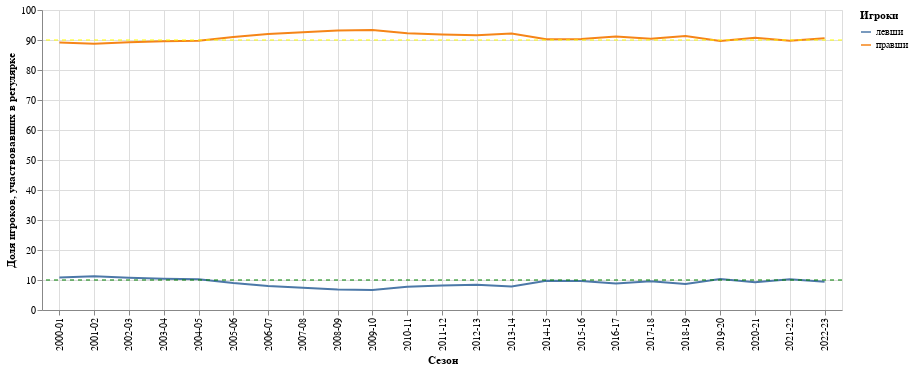

Notebook code for this chart:
### Code cell
color_labels = {'l': 'левши', 'r': 'правши'}
cnt_by_season['hand_text'] = cnt_by_season.hand.map(color_labels)
chart = alt.Chart(cnt_by_season).mark_line().encode(
    x=alt.X('SEASON_ID:N', title='Сезон',
                         axis=alt.Axis(grid=True)),
    y=alt.Y('pct', title='Доля игроков, участвовавших в регулярке'),
    color=alt.Color('hand_text', title='Игроки')
).properties(
    width=800,
    height=300
)

chart = chart + alt.Chart(pd.DataFrame({'y': [10]})).mark_rule(strokeDash=[4, 4], color='green').encode(
    y='y'
)
chart = chart + alt.Chart(pd.DataFrame({'y': [90]})).mark_rule(strokeDash=[4, 4], color='yellow').encode(
    y='y'
)
chart

### Figure 1 — Vega-Lite specification as saved in the notebook (floating-point values rounded to 4 significant figures)
{"config": {"view": {"continuousWidth": 300, "continuousHeight": 300}}, "layer": [{"data": {"name": "data-0047cae2748aa737b1e2bfe7d4a29ba7"}, "mark": {"type": "line"}, "encoding": {"color": {"field": "hand_text", "title": "Игроки", "type": "nominal"}, "x": {"axis": {"grid": true}, "field": "SEASON_ID", "title": "Сезон", "type": "nominal"}, "y": {"field": "pct", "title": "Доля игроков, участвовавших в регулярке", "type": "quantitative"}}}, {"data": {"name": "data-f7fdb6d6dff282c0e5cdfe765ee63692"}, "mark": {"type": "rule", "color": "green", "strokeDash": [4, 4]}, "encoding": {"y": {"field": "y", "type": "quantitative"}}}, {"data": {"name": "data-f89f1844fad8d7f9d86599ef06bd182d"}, "mark": {"type": "rule", "color": "yellow", "strokeDash": [4, 4]}, "encoding": {"y": {"field": "y", "type": "quantitative"}}}], "height": 300, "width": 800, "$schema": "https://vega.github.io/schema/vega-lite/v5.8.0.json", "datasets": {"data-0047cae2748aa737b1e2bfe7d4a29ba7": [{"SEASON_ID": "2000-01", "hand": "r", "cnt": 437, "hand_text": "правши", "pct": 89.18}, {"SEASON_ID": "2000-01", "hand": "l", "cnt": 53, "hand_text": "левши", "pct": 10.82}, {"SEASON_ID": "2001-02", "hand": "r", "cnt": 417, "hand_text": "правши", "pct": 88.72}, {"SEASON_ID": "2001-02", "hand": "l", "cnt": 53, "hand_text": "левши", "pct": 11.28}, {"SEASON_ID": "2002-03", "hand": "r", "cnt": 407, "hand_text": "правши", "pct": 89.25}, {"SEASON_ID": "2002-03", "hand": "l", "cnt": 49, "hand_text": "левши", "pct": 10.75}, {"SEASON_ID": "2003-04", "hand": "r", "cnt": 463, "hand_text": "правши", "pct": 89.56}, {"SEASON_ID": "2003-04", "hand": "l", "cnt": 54, "hand_text": "левши", "pct": 10.44}, {"SEASON_ID": "2004-05", "hand": "r", "cnt": 472, "hand_text": "правши", "pct": 89.73}, {"SEASON_ID": "2004-05", "hand": "l", "cnt": 54, "hand_text": "левши", "pct": 10.27}, {"SEASON_ID": "2005-06", "hand": "r", "cnt": 466, "hand_text": "правши", "pct": 91.02}, {"SEASON_ID": "2005-06", "hand": "l", "cnt": 46, "hand_text": "левши", "pct": 8.984}, {"SEASON_ID": "2006-07", "hand": "r", "cnt": 448, "hand_text": "правши", "pct": 91.99}, {"SEASON_ID": "2006-07", "hand": "l", "cnt": 39, "hand_text": "левши", "pct": 8.008}, {"SEASON_ID": "2007-08", "hand": "r", "cnt": 488, "hand_text": "правши", "pct": 92.6}, {"SEASON_ID": "2007-08", "hand": "l", "cnt": 39, "hand_text": "левши", "pct": 7.4}, {"SEASON_ID": "2008-09", "hand": "r", "cnt": 480, "hand_text": "правши", "pct": 93.2}, {"SEASON_ID": "2008-09", "hand": "l", "cnt": 35, "hand_text": "левши", "pct": 6.796}, {"SEASON_ID": "2009-10", "hand": "r", "cnt": 478, "hand_text": "правши", "pct": 93.36}, {"SEASON_ID": "2009-10", "hand": "l", "cnt": 34, "hand_text": "левши", "pct": 6.641}, {"SEASON_ID": "2010-11", "hand": "r", "cnt": 500, "hand_text": "правши", "pct": 92.25}, {"SEASON_ID": "2010-11", "hand": "l", "cnt": 42, "hand_text": "левши", "pct": 7.749}, {"SEASON_ID": "2011-12", "hand": "r", "cnt": 473, "hand_text": "правши", "pct": 91.84}, {"SEASON_ID": "2011-12", "hand": "l", "cnt": 42, "hand_text": "левши", "pct": 8.155}, {"SEASON_ID": "2012-13", "hand": "r", "cnt": 479, "hand_text": "правши", "pct": 91.59}, {"SEASON_ID": "2012-13", "hand": "l", "cnt": 44, "hand_text": "левши", "pct": 8.413}, {"SEASON_ID": "2013-14", "hand": "r", "cnt": 505, "hand_text": "правши", "pct": 92.15}, {"SEASON_ID": "2013-14", "hand": "l", "cnt": 43, "hand_text": "левши", "pct": 7.847}, {"SEASON_ID": "2014-15", "hand": "r", "cnt": 519, "hand_text": "правши", "pct": 90.26}, {"SEASON_ID": "2014-15", "hand": "l", "cnt": 56, "hand_text": "левши", "pct": 9.739}, {"SEASON_ID": "2015-16", "hand": "r", "cnt": 477, "hand_text": "правши", "pct": 90.34}, {"SEASON_ID": "2015-16", "hand": "l", "cnt": 51, "hand_text": "левши", "pct": 9.659}, {"SEASON_ID": "2016-17", "hand": "r", "cnt": 494, "hand_text": "правши", "pct": 91.14}, {"SEASON_ID": "2016-17", "hand": "l", "cnt": 48, "hand_text": "левши", "pct": 8.856}, {"SEASON_ID": "2017-18", "hand": "r", "cnt": 547, "hand_text": "правши", "pct": 90.41}, {"SEASON_ID": "2017-18", "hand": "l", "cnt": 58, "hand_text": "левши", "pct": 9.587}, {"SEASON_ID": "2018-19", "hand": "r", "cnt": 568, "hand_text": "правши", "pct": 91.32}, {"SEASON_ID": "2018-19", "hand": "l", "cnt": 54, "hand_text": "левши", "pct": 8.682}, {"SEASON_ID": "2019-20", "hand": "r", "cnt": 530, "hand_text": "правши", "pct": 89.68}, {"SEASON_ID": "2019-20", "hand": "l", "cnt": 61, "hand_text": "левши", "pct": 10.32}, {"SEASON_ID": "2020-21", "hand": "r", "cnt": 568, "hand_text": "правши", "pct": 90.73}, {"SEASON_ID": "2020-21", "hand": "l", "cnt": 58, "hand_text": "левши", "pct": 9.265}, {"SEASON_ID": "2021-22", "hand": "r", "cnt": 642, "hand_text": "правши", "pct": 89.79}, {"SEASON_ID": "2021-22", "hand": "l", "cnt": 73, "hand_text": "левши", "pct": 10.21}, {"SEASON_ID": "2022-23", "hand": "r", "cnt": 547, "hand_text": "правши", "pct": 90.56}, {"SEASON_ID": "2022-23", "hand": "l", "cnt": 57, "hand_text": "левши", "pct": 9.437}], "data-f7fdb6d6dff282c0e5cdfe765ee63692": [{"y": 10}], "data-f89f1844fad8d7f9d86599ef06bd182d": [{"y": 90}]}}
